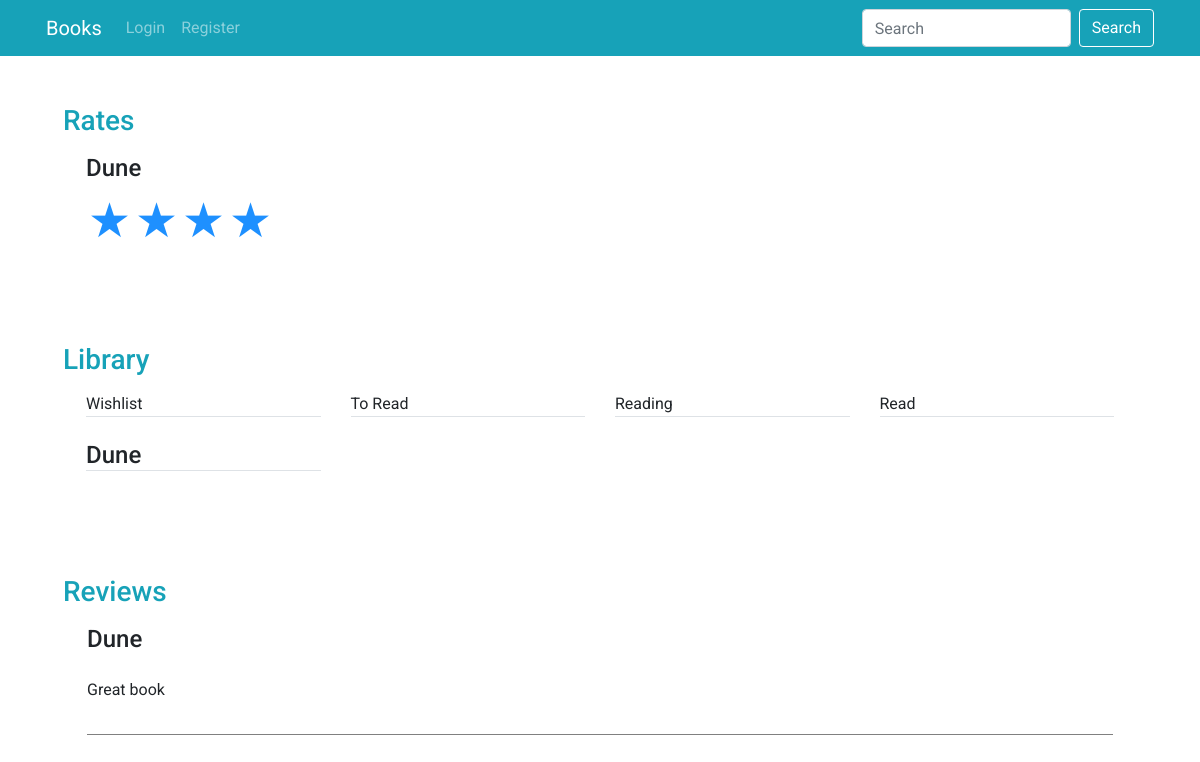
The page /mylibrary/barbara on the database its author committed.
### app/models.py (models this page shows)
class Rate(models.Model):
    id = models.AutoField(primary_key=True)
    book = models.CharField(max_length=256, blank=False)
    title = models.CharField(max_length=256, blank=False)
    user_id = models.ForeignKey(User, on_delete=models.CASCADE, related_name="user_rate")
    rate = models.IntegerField()

class Status(models.Model):
    id = models.AutoField(primary_key=True)
    book = models.CharField(max_length=256, blank=False)
    title = models.CharField(max_length=256, blank=False)
    user_id = models.ForeignKey(User, on_delete=models.CASCADE, related_name="user_status")
    status =  models.CharField(max_length=32, blank=False)

class Review(models.Model):
    id = models.AutoField(primary_key=True)
    book = models.CharField(max_length=256, blank=False)
    title = models.CharField(max_length=256, blank=False)
    user_id = models.ForeignKey(User, on_delete=models.CASCADE, related_name="user_review")
    review = models.CharField(max_length=512, blank=False)
    timestamp = models.DateTimeField(auto_now_add=True)

### app/views.py (the view)
# urls.py: path("mylibrary/<str:user>", views.mylibrary, name="mylibrary"),
def mylibrary(request, user):
    try:
        user_id = User.objects.get(username=user)
        reviews = Review.objects.filter(user_id=user_id).order_by("-timestamp")
        status_wishlist = Status.objects.filter(user_id=user_id, status="wishlist")
        status_toread = Status.objects.filter(user_id=user_id, status="toread")
        status_reading = Status.objects.filter(user_id=user_id, status="reading")
        status_read = Status.objects.filter(user_id=user_id, status="read")
        rate = Rate.objects.filter(user_id=user_id)
        return render(request, "login.html", {
            "reviews": reviews,
            "status_wishlist": status_wishlist,
            "status_toread": status_toread,
            "status_reading": status_reading,
            "status_read": status_read,
            "rate":rate,
        })
    except User.DoesNotExist:
            return JsonResponse({"error":"error"}, status=201)

### app/templates/login.html (shortened to what this page needs)
{% extends "layout.html" %}
{% load static %}
{% block body %}
    <div id="response" class="mt-5 mx-5 row">
        <div class="container">
            <h3 class="mb-3" style="color:#17a2b8;">Rates</h3>
            <div class="row m-2">
                {% for passenger in rate %}
                    <div class="col-lg-3 col-md-6 mb-5 pb-4">
                        <a href="{% url 'book' passenger.book %}" class="hover h4" id="singleBook">{{ passenger.title }}</a>
                        <div>
                            {% if passenger.rate == 1 %}
                                <label class="labelrate" title="Bad"></label>
                            {% elif  passenger.rate == 2 %}
                                <label class="labelrate" title="Meh"></label>
                                <label class="labelrate" title="Meh"></label>
                            {% elif passenger.rate == 3 %}
                                <label class="labelrate" title="Ok"></label>
                                <label class="labelrate" title="Ok"></label>
                                <label class="labelrate" title="Ok"></label>
                            {% elif passenger.rate == 4 %}
                                <label class="labelrate" title="Good"></label>
                                <label class="labelrate" title="Good"></label>
                                <label class="labelrate" title="Good"></label>
                                <label class="labelrate" title="Good"></label>
                            {% else %}
                                <label class="labelrate" title="Amazing"></label>
                                <label class="labelrate" title="Amazing"></label>
                                <label class="labelrate" title="Amazing"></label>
                                <label class="labelrate" title="Amazing"></label>
                                <label class="labelrate" title="Amazing"></label>
                            {% endif %}
                        </div>
                    </div>
                {% endfor %}
            </div>
        </div>
        <div class="container">
            <h3 class="mb-3" style="color:#17a2b8;">Library</h3>
            <div class="row mx-2">
                <div class="col-lg-3 col-md-6 mb-2 mb-md-5">
                    <p class="mb-4 border-bottom">Wishlist</p>
                    {% for passenger in status_wishlist %}
                        <a href="{% url 'book' passenger.book %}" class="hover h4 d-block border-bottom" id="singleBook">{{ passenger.title }}</a>
                    {% endfor %}
                </div>
                <div class="col-lg-3 col-md-6 mb-2 mb-md-5">
                    <p class="mb-4 border-bottom">To Read</p>
                </div>
                <div class="col-lg-3 col-md-6 mb-2 mb-md-5">
                    <p class="mb-4 border-bottom">Reading</p>
                </div>
                <div class="col-lg-3 col-md-6 mb-2 mb-md-5">
                    <p class="mb-4 border-bottom">Read</p>
                </div>
            </div>
        </div>
        <div id="reviewsContainer" class="mt-5 container">
            <h3 class="mb-3" style="color:#17a2b8;">Reviews</h3>
            {% for passenger in reviews %}
                    <div class="eachreview mx-4">
                        <a href="{% url 'book' passenger.book %}" class="hover h4" id="singleBook">{{ passenger.title }}</a>
                        <p class="text-left mt-4"> {{ passenger.review }}</p>
                    </div>
            {% endfor %}
        </div>
    </div>
{% endblock %}

### app/static/styles.css (style rules this page uses)
body { max-width: 100%; font-family: 'Roboto', sans-serif; }
.labelrate:before { position:relative; top:2px; left:2px; content: '★'; color: dodgerblue; width: 1em; font-size: 300%; }
.eachreview { border-bottom: solid 1px grey; margin-bottom: 2em; padding-bottom: 1em; }

### rows shown on the page
Rate: title "Dune", rate 4 (drawn)
Status: title "Dune"
Review: title "Dune", review "Great book"
